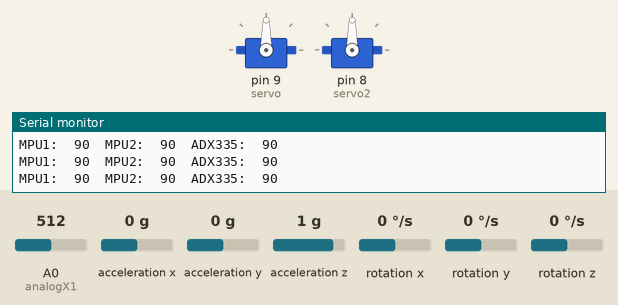
Recording of a sketch running on a simulated Arduino Uno, built with avr-gcc and run on an emulated ATmega328P. Shown: 2 × servo, the last lines printed to the serial monitor. The test bench sets the inputs (shaded band); at power-on: acceleration x 0 g, A0 (analogX1) = 512, acceleration y 0 g, acceleration z 1 g, rotation x 0 °/s, rotation y 0 °/s, rotation z 0 °/s.

Above: at 1.2 s.
1.3 s: acceleration x set to -1.4 g
At 2.3 s:
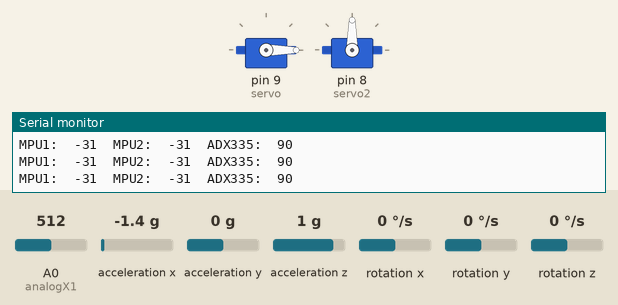
2.8 s: acceleration x set to -0.8 g
At 3.8 s:
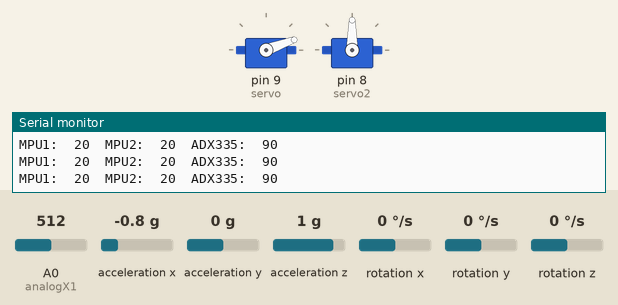
4.4 s: acceleration x set to 0.8 g
At 4.7 s:
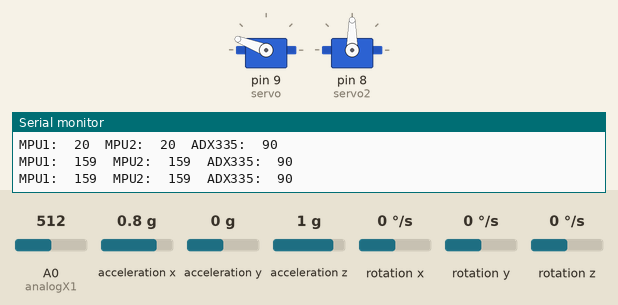
5.9 s: acceleration x set to 1.4 g
At 6.9 s:
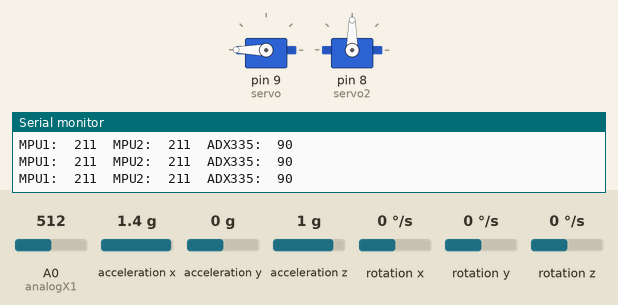
7.4 s: acceleration x set to 0 g
At 8.3 s:
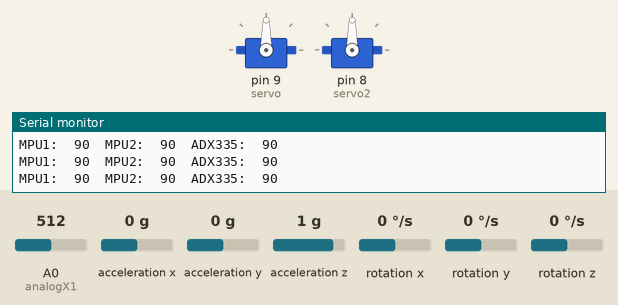
Timing chart, 0 to 10.0 s (numbered marks = the images above; inputs shaded):
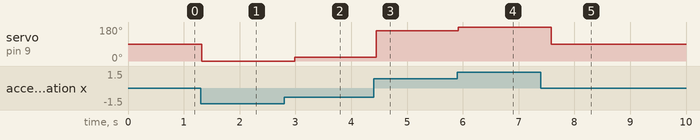

The sketch:

RobotCode.ino
```cpp
#include "MPU6050.h"
#include <Servo.h>

MPU6050 accelgyroIC1(0x68);
MPU6050 accelgyroIC2(0x69);

Servo servo;
Servo servo2;
Servo servo3;

int16_t ax1, ay1, az1;
int16_t gx1, gy1, gz1;

int16_t ax2, ay2, az2;
int16_t gx2, gy2, gz2;

int16_t ax3;


int accelIC3;
int analogX1 = A0;


void setup() {

Wire.begin();

servo.attach(9);
servo2.attach(8);


Serial.println("Initializing I2C devices...");

accelgyroIC1.initialize();
accelgyroIC2.initialize();

Serial.begin(9600);


// verify connection
Serial.println("Testing device connections...");
Serial.println(accelgyroIC1.testConnection() ? "MPU6050 #1 connection successful" : "MPU6050 connection failed");
Serial.println(accelgyroIC2.testConnection() ? "MPU6050 #2 connection successful" : "MPU6050 connection failed");


}

void loop() {
// read raw accel/gyro measurements from device

accelgyroIC1.getMotion6(&ax1, &ay1, &az1, &gx1, &gy1, &gz1);

accelgyroIC2.getMotion6(&ax2, &ay2, &az2, &gx2, &gy2, &gz2);

accelIC3 = analogRead(analogX1);


ax1 = map (ax1, -17000, 17000, 0, 180) ;
ax2 = map (ax2, -17000, 17000, 0, 180) ;
ax3 = map (ax3, -17000, 17000, 0, 180) ; // this may be needed to be modified.

// display tab-separated accel/gyro x/y/z values

Serial.print("MPU1:\t");
Serial.print(ax1); Serial.print("\t");
servo.write(ax1);


// display tab-separated accel/gyro x/y/z values
Serial.print("MPU2:\t");
Serial.print(ax2); Serial.print("\t");
servo2.write(ax2);


// display tab-separated accel/gyro x/y/z values
Serial.print("ADX335:\t");
Serial.print(ax3); Serial.print("\n");
servo2.write(ax3);


delay(200);
}
```

Measured:
- after the input at 1.3 s, servo on pin 9 (servo): 90° → 0° at once
- after the input at 2.8 s, servo on pin 9 (servo): 0° → 20° after 0.19 s
- after the input at 4.4 s, servo on pin 9 (servo): 20° → 159° after 0.05 s
- after the input at 5.9 s, servo on pin 9 (servo): 159° → 180° at once
- after the input at 7.4 s, servo on pin 9 (servo): 180° → 90° after 0.19 s
